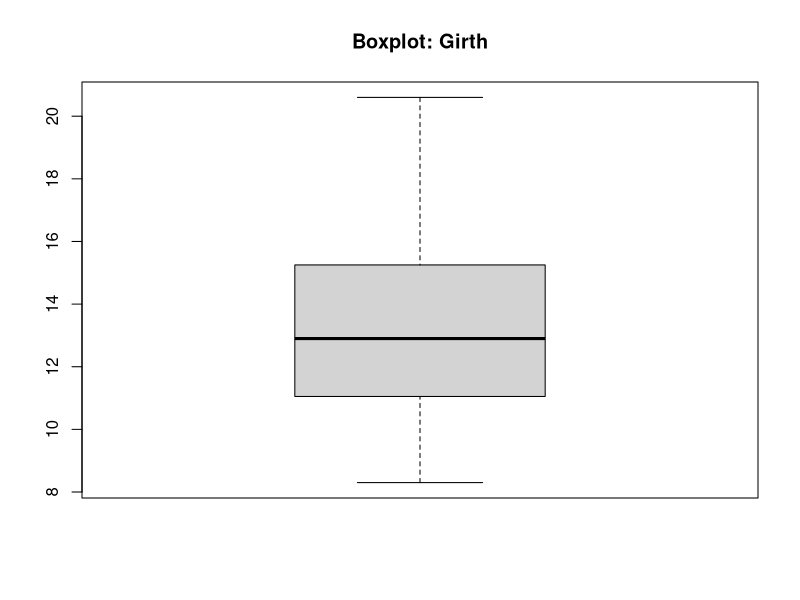
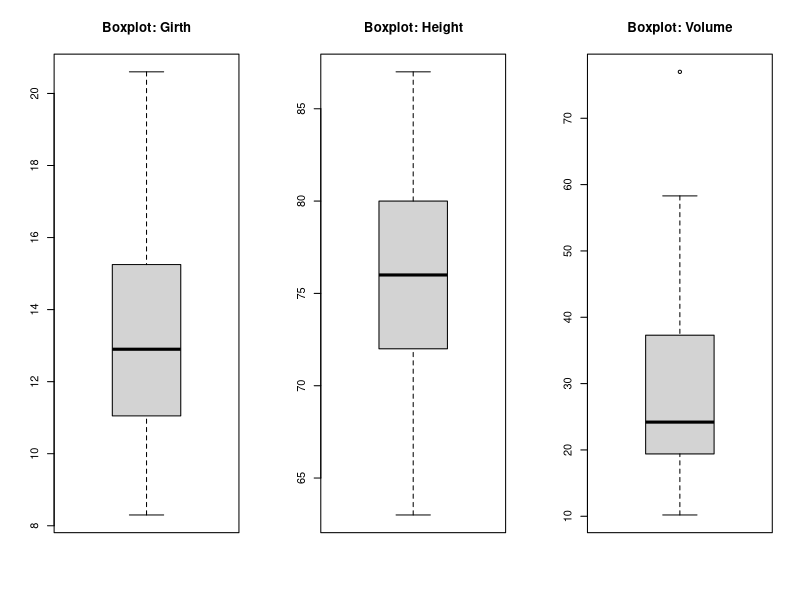
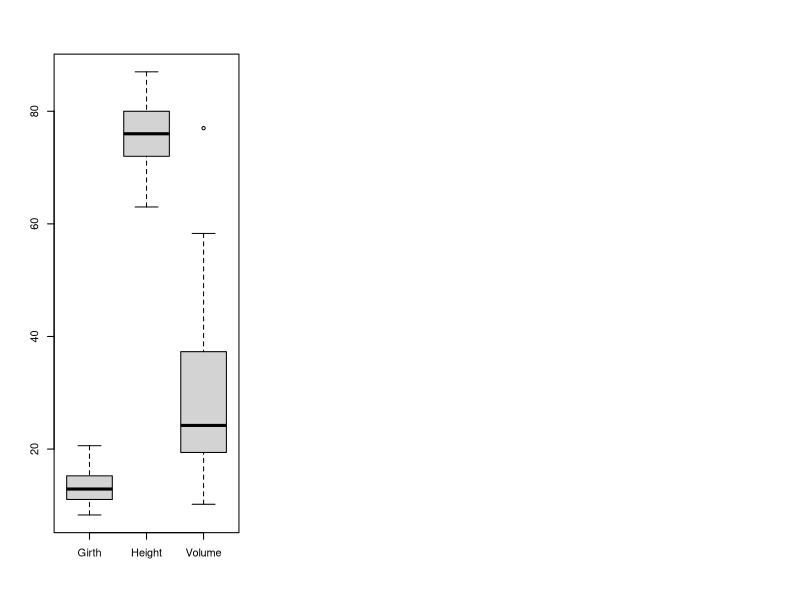

Write the R code that produced these figures, in order.
###########
# Boxplot #
###########

# Boxplot der Variable Girth
boxplot(trees$Girth, main="Boxplot: Girth")

# Boxplot aller Variablen des Datensatzes
par(mfrow=c(1,3))
boxplot(trees$Girth, main="Boxplot: Girth")
boxplot(trees$Height, main="Boxplot: Height")
boxplot(trees$Volume, main="Boxplot: Volume")

# Boxplot aller Variablen in Kurzform anzeigen 
boxplot(trees)
